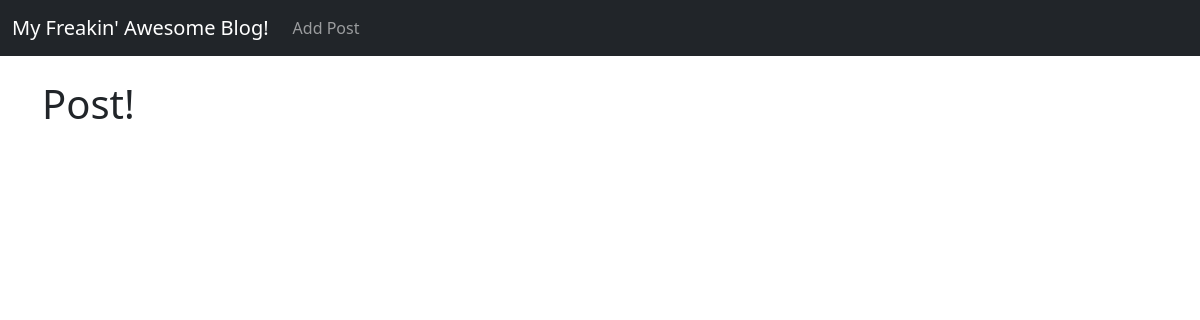
Before: / with the older database file.
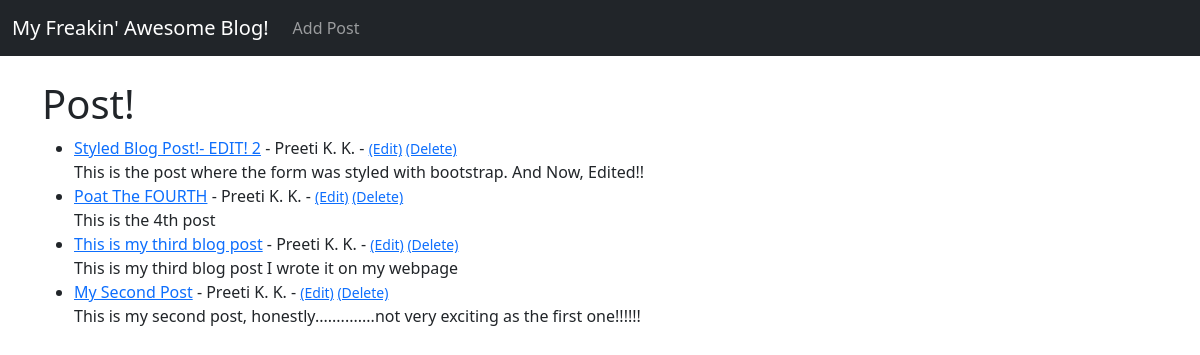
After: the same page with the newer database file.
### blog_web/models.py (models this page shows, shortened)
class Post(models.Model):
    title = models.CharField(max_length=255)
    title_tag = models.CharField(max_length=255)
    author = models.ForeignKey(User, on_delete=models.CASCADE)
    body = models.TextField()

### blog_web/views.py (the view)
# urls.py: path('', HomeView.as_view(), name="home"),
class HomeView(ListView):
    model = Post
    template_name = 'home.html'
    ordering = ['-id']

### blog_web/templates/home.html
{% extends 'base.html' %}
{% block content %}
<h1>Post!</h1>
<ul>
{% for post in object_list %}
    <li><a href="{% url 'article-detail' post.pk %}">{{ post.title }}</a> - {{ post.author.first_name }}
         {{ post.author.last_name }} - <small>
             <a href="{% url 'update_post' post.pk %}">(Edit)</a>
             <a href="{% url 'delete_post' post.pk %}">(Delete)</a>
            </small><br/>
    {{ post.body }}</li>
{% endfor %}
</ul>
{% endblock %}

### blog_web/templates/base.html (shortened to what this page needs)
<!doctype html>
<html lang="en">
  <head>
    <link href="https://cdn.jsdelivr.net/npm/bootstrap@5.1.1/dist/css/bootstrap.min.css" rel="stylesheet">
  </head>
  <body>
    <nav class="navbar navbar-expand-lg navbar-dark bg-dark">
        <div class="container-fluid">
          <a class="navbar-brand" href="{% url 'home' %}">My Freakin' Awesome Blog!</a>
          <div class="collapse navbar-collapse" id="navbarSupportedContent">
            <ul class="navbar-nav me-auto mb-2 mb-lg-0">
              <li class="nav-item">
                <a class="nav-link" href="{% url 'add_post' %}">Add Post</a>
              </li>
            </ul>
          </div>
        </div>
      </nav>
    <br/>
    <div class="container">
      {% block content %}
      {% endblock %}
    </div>
  </body>
</html>

Changed rows visible on the page:
added Post: title "Styled Blog Post!- EDIT! 2", author.first_name "Preeti", author.last_name "K. K.", body "This is the post where the form was styled with bootstrap. And Now, Edited!!"
added Post: title "Poat The FOURTH", author.first_name "Preeti", author.last_name "K. K.", body "This is the 4th post"
added Post: title "This is my third blog post", author.first_name "Preeti", author.last_name "K. K.", body "This is my third blog post I wrote it on my webpage"
added Post: title "My Second Post", author.first_name "Preeti", author.last_name "K. K.", body "This is my second post, honestly..............not very exciting as the first one!!!!!!"
